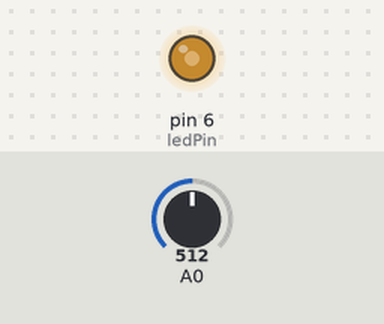
The sketch below on a simulated Arduino Uno, built with avr-gcc and run on an emulated ATmega328P. Shown: output pins drawn as LEDs (lit = HIGH). The inputs (shaded band) are chosen by the test bench; at power-on: A0 = 512.

Above: at 1.2 s.
1.3 s: A0 set to 716
At 1.9 s:
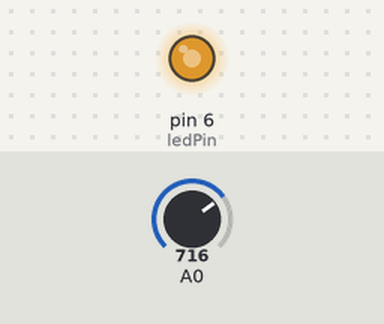
2.8 s: A0 set to 900
At 3.1 s:
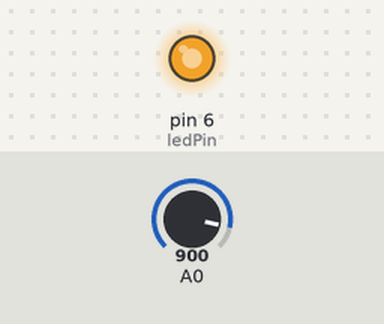
4.3 s: A0 set to 122
At 5.4 s:
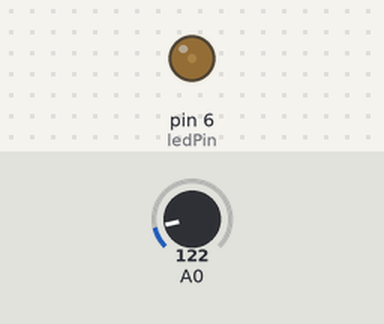
5.8 s: A0 set to 0
At 6.6 s:
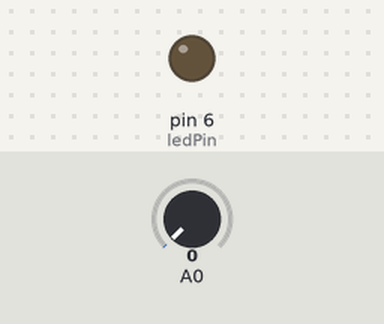
7.3 s: A0 set to 511
At 7.7 s:
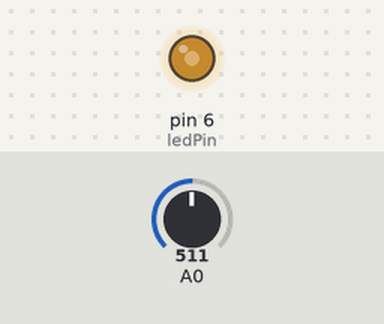
Timing chart, 0 to 9.8 s (numbered marks = the images above; inputs shaded):
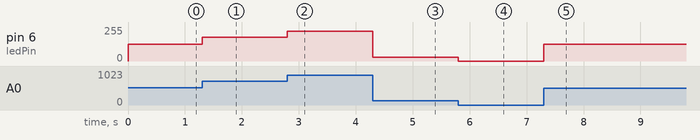

The sketch:

dimmer.ino
```cpp
const int ledPin = 6;

void setup() {
  pinMode(ledPin, OUTPUT);
}

void loop() {
  int potentValue = analogRead(A0);
  float brightness = map(potentValue, 0, 1023, 0, 255);

  analogWrite(ledPin, brightness);
}
```

Measured:
- after the input at 1.3 s, pin 6 (ledPin): 127/255 → 178/255 at once
- after the input at 2.8 s, pin 6 (ledPin): 178/255 → 224/255 at once
- after the input at 4.3 s, pin 6 (ledPin): 224/255 → 30/255 at once
- after the input at 5.8 s, pin 6 (ledPin): 30/255 → 0/255 at once
- after the input at 7.3 s, pin 6 (ledPin): 0/255 → 127/255 at once
